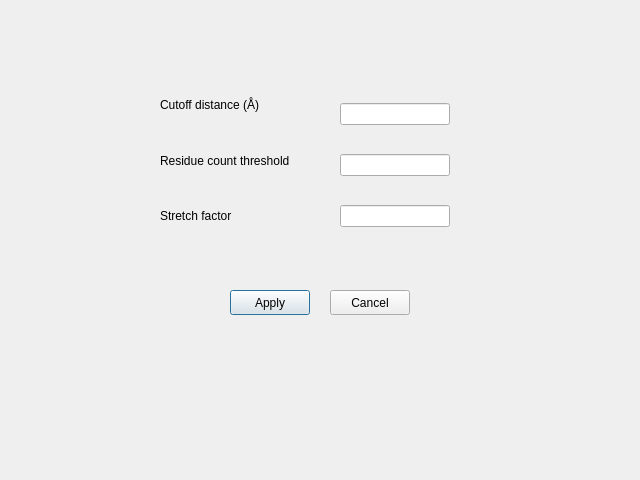
<?xml version="1.0" encoding="UTF-8"?>
<ui version="4.0">
 <class>DialogParseParam</class>
 <widget class="QDialog" name="DialogParseParam">
  <property name="geometry">
   <rect>
    <x>0</x>
    <y>0</y>
    <width>640</width>
    <height>480</height>
   </rect>
  </property>
  <property name="windowTitle">
   <string>Parse PDB parameters</string>
  </property>
  <widget class="QPushButton" name="pushButtonApply">
   <property name="geometry">
    <rect>
     <x>230</x>
     <y>290</y>
     <width>80</width>
     <height>25</height>
    </rect>
   </property>
   <property name="text">
    <string>Apply</string>
   </property>
  </widget>
  <widget class="QPushButton" name="pushButtonCancel">
   <property name="geometry">
    <rect>
     <x>330</x>
     <y>290</y>
     <width>80</width>
     <height>25</height>
    </rect>
   </property>
   <property name="text">
    <string>Cancel</string>
   </property>
  </widget>
  <widget class="QWidget" name="layoutWidget">
   <property name="geometry">
    <rect>
     <x>160</x>
     <y>80</y>
     <width>173</width>
     <height>161</height>
    </rect>
   </property>
   <layout class="QVBoxLayout" name="verticalLayout">
    <item>
     <widget class="QLabel" name="label">
      <property name="text">
       <string>Cutoff distance (Å)</string>
      </property>
     </widget>
    </item>
    <item>
     <widget class="QLabel" name="label_2">
      <property name="text">
       <string>Residue count threshold</string>
      </property>
     </widget>
    </item>
    <item>
     <widget class="QLabel" name="label_3">
      <property name="text">
       <string>Stretch factor</string>
      </property>
     </widget>
    </item>
   </layout>
  </widget>
  <widget class="QWidget" name="layoutWidget">
   <property name="geometry">
    <rect>
     <x>340</x>
     <y>80</y>
     <width>110</width>
     <height>171</height>
    </rect>
   </property>
   <layout class="QVBoxLayout" name="verticalLayout_2">
    <item>
     <widget class="QLineEdit" name="lineEditCutoff"/>
    </item>
    <item>
     <widget class="QLineEdit" name="lineEditThreshold"/>
    </item>
    <item>
     <widget class="QLineEdit" name="lineEditStretch"/>
    </item>
   </layout>
  </widget>
 </widget>
 <resources/>
 <connections/>
</ui>
